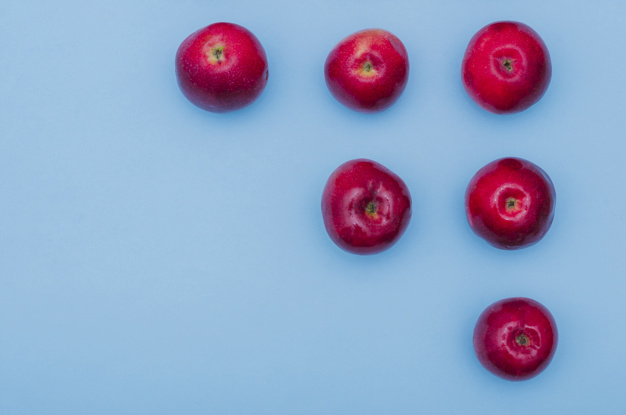
#> input picture Code/test multi apples/increasing-row-red-fresh-apples-blue-background_23-2147946412.jpg, 626 x 415 px, found by its file name; its folder holds only this picture in this run
$ python Cropping.py   (older library calls are emulated)
#> lines starting #> are read from the running program, lines starting #| are printed output that depends on the picture
#%% Packages
import numpy as np
import os
import matplotlib.pyplot as plt
from PIL import Image
import math
from joblib import Parallel, delayed

#%% Cropping funciton:
def load_training_data(path, image, IMG_SIZE):

#> called with IMG_SIZE = 100
  path = os.path.join(path, image)
  img = Image.open(path)
#> img is the input picture: PIL image 626x415 RGB; mean R, G, B 146.2, 164.6, 199
  width, height = img.size
#> width = 626; height = 415
  kernel_sz = min(width, height)
#> kernel_sz = 415

  intal_start_left_point = 0
  intal_start_top_point = 0
  intal_start_right_point = int(kernel_sz * 0.1)
#> intal_start_right_point = 41
  moving_right = int(intal_start_right_point * 0.1)
#> moving_right = 4
  intal_start_bottom_point = int(kernel_sz * 0.1)
#> intal_start_bottom_point = 41
  moving_down = int(intal_start_bottom_point * 0.1)
#> moving_down = 4
  # [4 lines of commented-out code are left out]

  start_left_point = intal_start_left_point
  start_top_point = intal_start_top_point
  start_right_point = intal_start_right_point
#> start_right_point = 41
  start_bottom_point = intal_start_bottom_point
#> start_bottom_point = 41

  TEST_data = []
  TEST_label = []

  while True:
    img_crop = img.crop(box=(start_left_point, start_top_point, start_right_point, start_bottom_point))
    img_crop = img_crop.convert('RGB')
    img_crop = img_crop.resize((IMG_SIZE, IMG_SIZE), Image.ANTIALIAS)
    TEST_data.append(np.array(img_crop))
    TEST_label.append(image)

    if start_right_point < width:
      start_left_point += moving_right
      start_right_point += moving_right
    elif start_bottom_point < height:
      start_left_point = intal_start_left_point
      start_right_point = intal_start_right_point
      start_top_point += moving_down
      start_bottom_point += moving_down
    else:
      break
#> this loop made 14060 passes
#> pass 1, in load_training_data, `img_crop = img.crop(box=(start_left_point, start_top_point, start_righ..`:
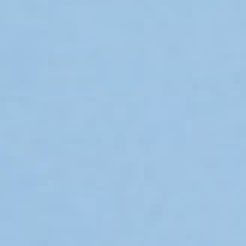
#> img_crop: PIL image 41x41 RGB (shown 6 times larger); mean R, G, B 159.8, 195.7, 225.8
#> after the loop, TEST_data = 14060 items; TEST_label = 14060 items; start_bottom_point = 417; start_top_point = 376

  return np.array(TEST_data), TEST_label

#%% Parallel Cropping
def parallel_crop(path):

  IMG_SIZE = 100
  all_files = os.listdir(path)
  image_files = filter(lambda x: x[-4:] == '.jpg', all_files)
  file_list = [i for i in image_files]
  look_up = {v: i for i, v in enumerate(file_list)}

  results = Parallel(n_jobs=8)(delayed(load_training_data)(path, image, IMG_SIZE) for image in file_list)
#> results = 1 item

  return(results, look_up)

# plt.imshow(results[0][0][1000], interpolation='nearest')
# plt.show()

# [base image, 0-n][images or labels, 0-1][images-> cropped image, 0-n| labels-> cropped label, 0-n]
# results[0][0][0]

if __name__ == '__main__':
  # Directory
  #path = r'/home/sade/ML2_Final_Project/fruits-360/test-multiple_fruits/'
  path = r'/home/sade/ML2_Final_Project/test multi apples/'

  # Calling Parallel Cropper
  results, look_up = parallel_crop(path)
#> results = 1 item; look_up = 1 item

  # Lookup index from the folder 'test multi apples'
  #interest = r'/home/sade/ML2_Final_Project/test multi apples/'
  #index = look_up[os.listdir(interest)[0]]

  # Saving apple_4 cropped images only
#> (the run stopped early here; a loop or call above may not have finished)
